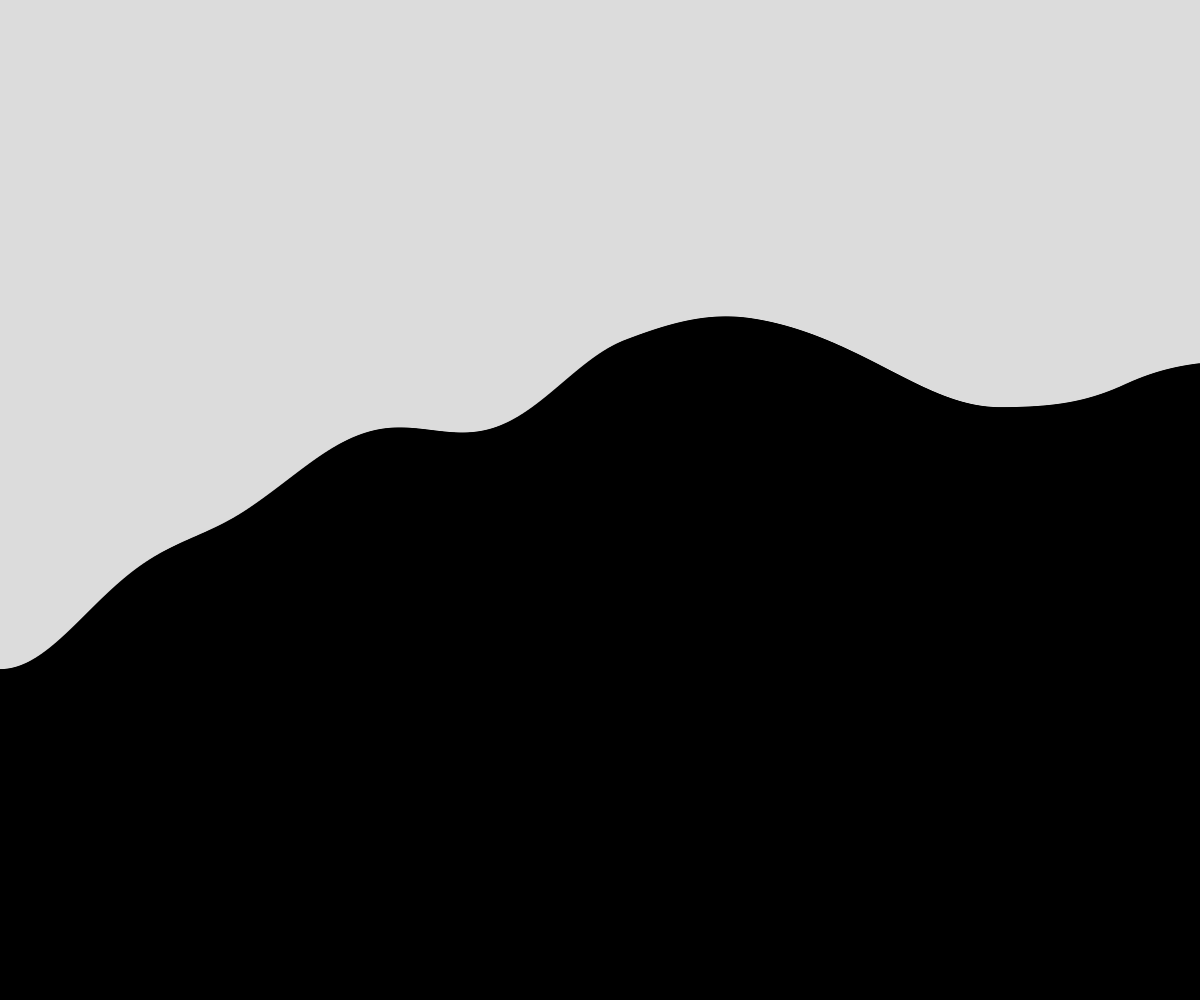
Frame 1 (no input)
Frame 60 (no input): identical to frame 1, image omitted
Frame 120 (the mouse pressed at the canvas centre since frame 60): identical to frame 1, image omitted

The p5.js sketch that drew this single still picture (run headless with seeded random() and noise() and a simulated clock; from frame 60 on, the mouse is pressed at the canvas centre):

// p5.js sketch
// ── sketch.js
// Terrain Generation
// oct 23 2023

let blocks = [];
let xOffset = 0;

function setup() {
  createCanvas(windowWidth, windowHeight);
  spawnRect();
}

function draw() {
  background(220);
  if (keyIsDown(RIGHT_ARROW)){
    xOffset += 1;
  }

  dispRect();
}

function dispRect(){
  fill("black");
  for (let i = xOffset; i < width -xOffset; i++){
    let thisr = blocks[i];
    rect(thisr.x - xOffset,thisr.y, 1,windowHeight);
  }
}

function spawnRect() {
  let time = 0;
  for (let x = 0; x < windowWidth; x++, time+= 0.001){
    let h = noise(time)*windowHeight;
    let thisRect = {
      x: x,
      y: h
    };
    blocks.push(thisRect);
  }

}
